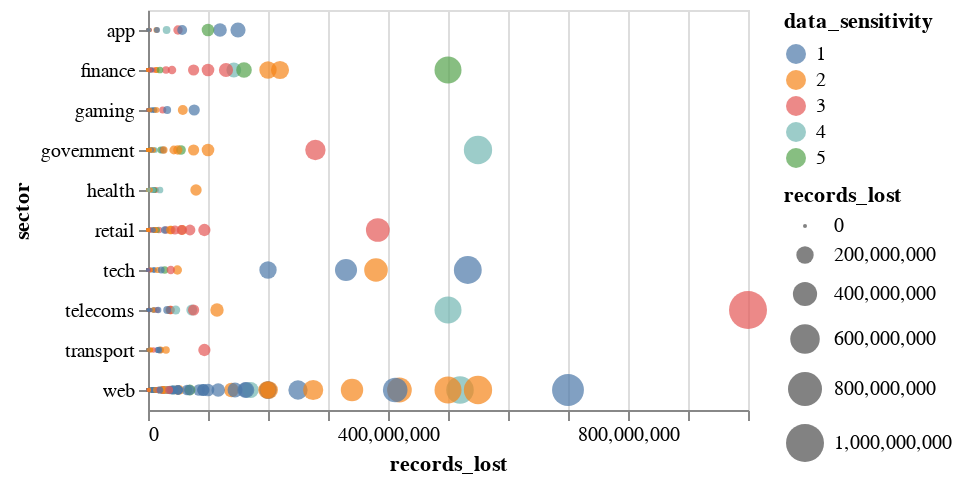

The cell this chart's notebook holds for it:
### Markdown cell above
#### Equivalent Code Different Syntax

### Code cell
alt.Chart(breaches_filtered).mark_circle().encode(
    x=alt.X('records_lost:Q'),
    y=alt.Y('sector:N'),
    size=alt.Size('records_lost'),
    color=alt.Color('data_sensitivity:N'),
    tooltip=alt.Tooltip(['organisation', 'date', 'records_lost', 'method', 'story'])
)

### Figure 1 — Vega-Lite specification as saved in the notebook (floating-point values rounded to 4 significant figures; data arrays with more than 128 entries replaced by an {"elided": "..."} marker saying what was removed)
{"config": {"view": {"continuousWidth": 300, "continuousHeight": 300}}, "data": {"name": "data-fb7646a690298da19bf68161e8d0cf55"}, "mark": {"type": "circle"}, "encoding": {"color": {"field": "data_sensitivity", "type": "nominal"}, "size": {"field": "records_lost", "type": "quantitative"}, "tooltip": [{"field": "organisation", "type": "nominal"}, {"field": "date", "type": "nominal"}, {"field": "records_lost", "type": "quantitative"}, {"field": "method", "type": "nominal"}, {"field": "story", "type": "nominal"}], "x": {"field": "records_lost", "type": "quantitative"}, "y": {"field": "sector", "type": "nominal"}}, "$schema": "https://vega.github.io/schema/vega-lite/v5.20.1.json", "datasets": {"data-fb7646a690298da19bf68161e8d0cf55": {"elided": "458 records"}}}
